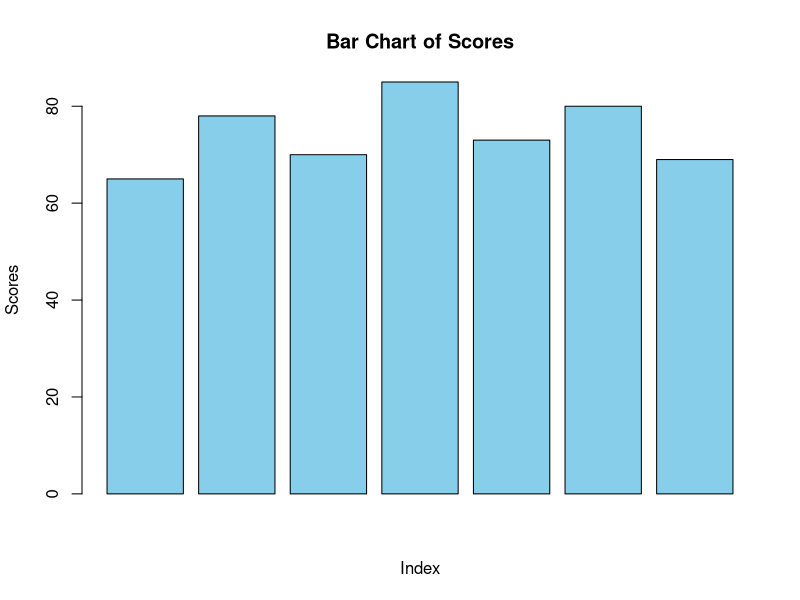
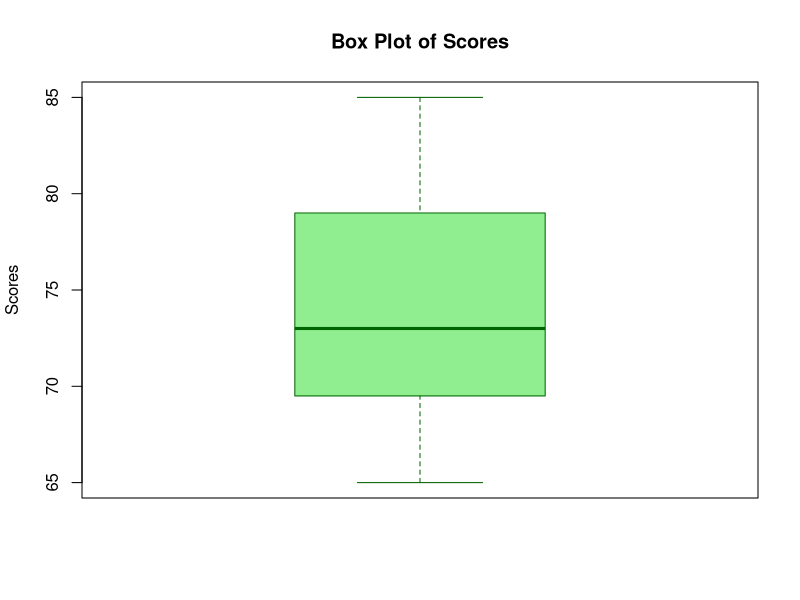
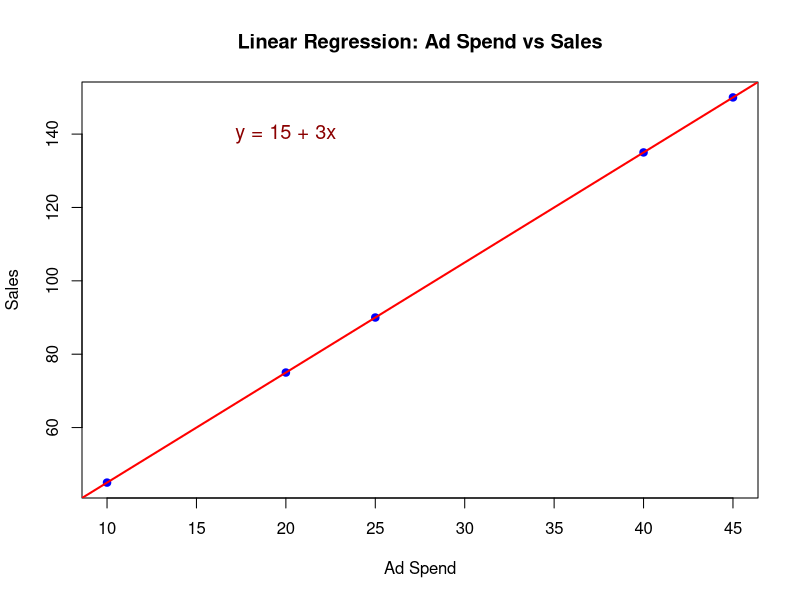

Recreate these plots in R, in order.
###########################################################
# 🧮 R PROGRAM COLLECTION — STUDENT DATA, LIST, OUTLIER, 
# AND LINEAR REGRESSION PROBLEMS (All-in-One)
###########################################################

###########################################################
# 1️⃣ Create a Data Frame for Students and Display Structure
###########################################################

# Create a dataframe for students
students <- data.frame(
  StudentID = c(101, 102, 103, 104, 105),
  Name = c("Arun", "Divya", "Kiran", "Ravi", "Meena"),
  Age = c(20, 21, 19, 22, 20),
  Gender = c("Male", "Female", "Male", "Male", "Female"),
  Marks = c(85, 90, 78, 88, 92)
)

# Display the dataframe
print("Student Data Frame:")
print(students)

# Display the structure of the dataframe
print("Structure of the Data Frame:")
str(students)

###########################################################
# 2️⃣ Create a List and Display Using Bar Chart & Box Plot
#    Also Detect Outliers
###########################################################

# Create a list (numeric vector)
data <- c(65, 78, 70, 85, 73, 80, 69)

# Display the data
print("Data values:")
print(data)

# ---- Bar chart ----
barplot(data,
        main = "Bar Chart of Scores",
        xlab = "Index",
        ylab = "Scores",
        col = "skyblue",
        border = "black")

# ---- Box plot ----
boxplot(data,
        main = "Box Plot of Scores",
        ylab = "Scores",
        col = "lightgreen",
        border = "darkgreen")

# ---- Outlier detection ----
outliers <- boxplot.stats(data)$out

# Display outliers if any
if(length(outliers) > 0) {
  print("Outliers detected:")
  print(outliers)
} else {
  print("No outliers detected.")
}

###########################################################
# 3️⃣ Fit Linear Regression Model for Ad Spend vs Sales
#    Display Equation on Graph and Predict New Value
###########################################################

# Given data
ad_spend <- c(10, 20, 25, 40, 45)
sales <- c(45, 75, 90, 135, 150)

# Fit the linear regression model
model <- lm(sales ~ ad_spend)

# Display model summary
summary(model)

# Extract coefficients
intercept <- coef(model)[1]
slope <- coef(model)[2]

# Display regression equation
cat("Linear Regression Equation: Sales =", round(intercept,2), "+", round(slope,2), "* Ad_Spend\n")

# Predict sales when ad_spend = 54
new_data <- data.frame(ad_spend = 54)
predicted_sales <- predict(model, new_data)
cat("Predicted Sales when Ad_Spend = 54:", round(predicted_sales,2), "\n")

# ---- Plotting ----
plot(ad_spend, sales, 
     main = "Linear Regression: Ad Spend vs Sales",
     xlab = "Ad Spend",
     ylab = "Sales",
     pch = 19, 
     col = "blue")

# Add regression line
abline(model, col = "red", lwd = 2)

# Display regression equation on the graph
eq <- paste0("y = ", round(intercept,2), " + ", round(slope,2), "x")
text(x = 20, y = 140, labels = eq, col = "darkred", cex = 1.2)

###########################################################
# ✅ END OF ALL R PROGRAMS
###########################################################

# Note: 
# Run this full script in RStudio or R console.
# Each section is independent, so you can run them separately too.
